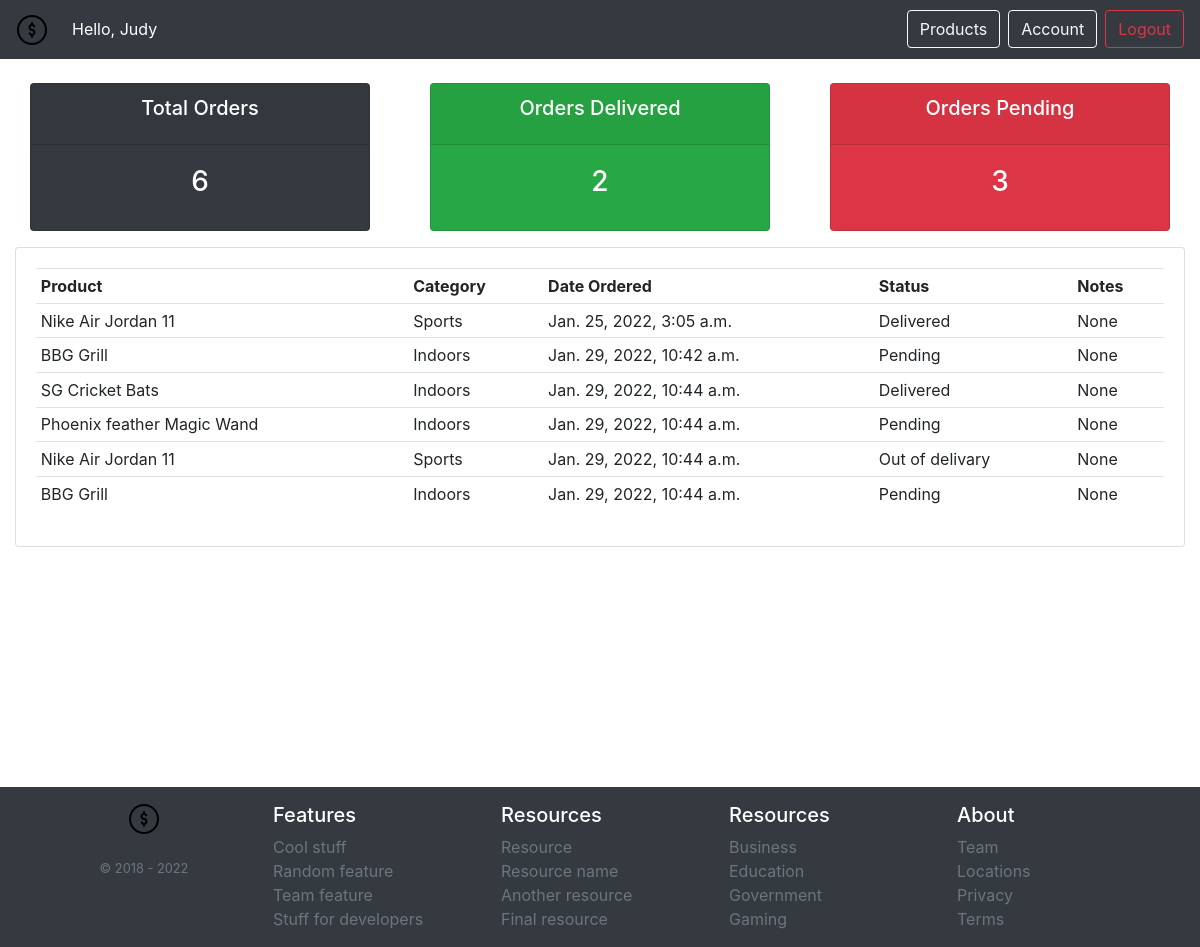
/user-page/ (signed in), run on an earlier commit of the app's database.
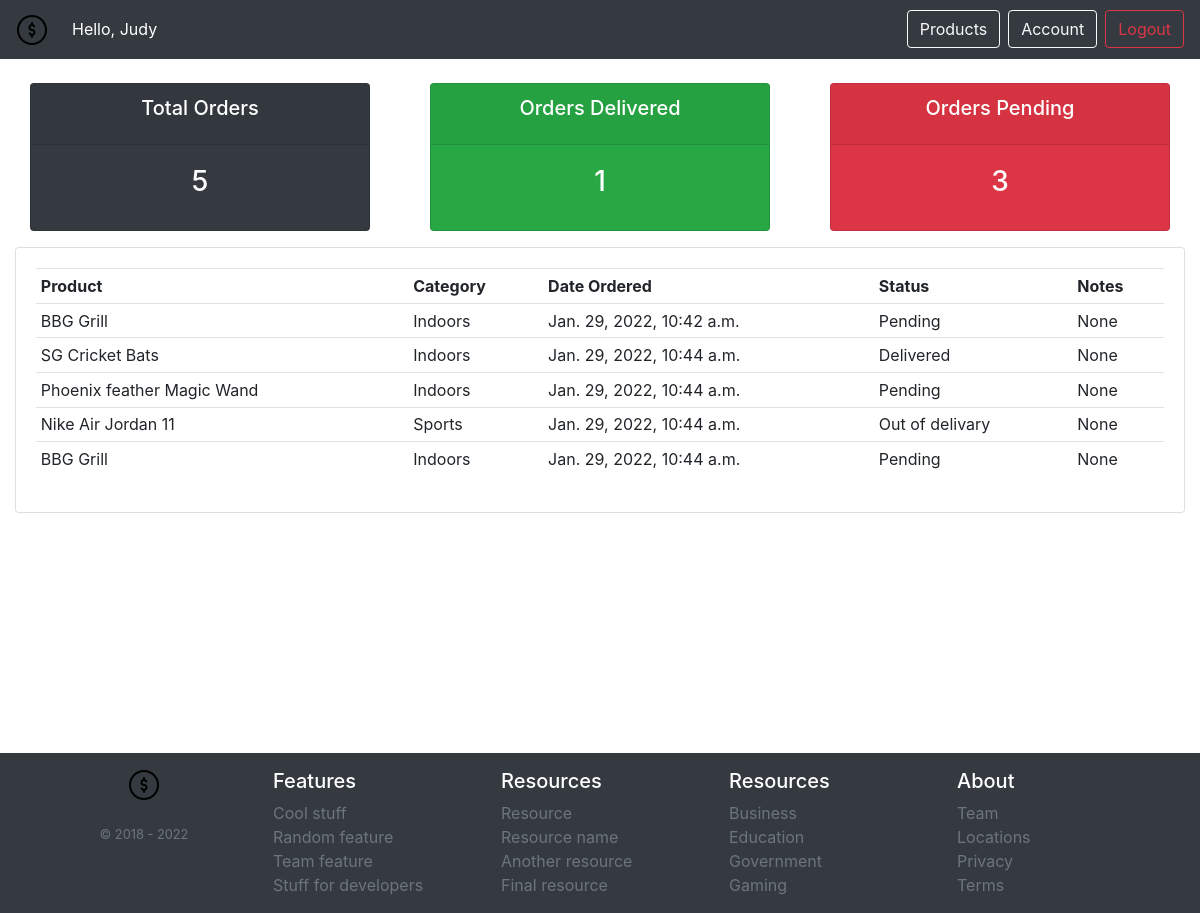
And on a later commit of the database.
### accounts/models.py (models this page shows, shortened)
class Order(models.Model):
    STATUS = (
        ('Processing','Processing'),
        ('Pending','Pending'),
        ('Delivered','Delivered'),
        ('Out for delivary','Out for delivary'),
    )
    customer = models.ForeignKey(Customer,blank=True, null=True,on_delete=models.SET_NULL)
    product = models.ForeignKey(Product,blank=True, null=True,on_delete=models.SET_NULL)
    status = models.CharField(max_length=200,null=True,choices=STATUS,default='Processing')
    date_created = models.DateTimeField(auto_now_add=True)
    note = models.CharField(max_length=1000,null=True)

class Product(models.Model):
    CATEGORIES = (
        ('Indoors','Indoors'),
        ('Outdoor','Outdoor'),
        ('Sports','Sports'),
    )
    name = models.CharField(max_length=200,null=True)
    price = models.FloatField(max_length=200,null=True)
    category = models.CharField(max_length=200,null=True,choices=CATEGORIES)
    description = models.CharField(max_length=200,null=True)
    date_created = models.DateTimeField(auto_now_add=True)
    tags = models.ManyToManyField(Tag)
    def __str__(self):
        return self.name

### accounts/decorators.py (the view)
        def wrapper_func(request,*args, **kwargs):
            group = None
            if request.user.groups.exists():
                group = request.user.groups.all()[0].name
            print("allowed_roles :",allowed_roles, "group :",group)
            if group in allowed_roles:
                return view_func(request,*args, **kwargs)
            else:
                return HttpResponse('error 401! you are not authorized to view this page')

### accounts/views.py (called while the page is built)
@login_required(login_url='login')
@allowed_users(allowed_roles=['customer'])
def user_page(request):
    orders = request.user.customer.order_set.all()
    total_orders = orders.count()
    delivered = orders.filter(status='Delivered').count()
    pending = orders.filter(status='Pending').count()
    context = {
        'orders':orders,
        "total_orders":total_orders,
        "delivered":delivered,
        "pending":pending
        }
    return render(request , 'user.html',context)

### accounts/templates/user.html (shortened to what this page needs)
{% extends 'main.html'%}
{% block content %}
{% include 'status.html'%}
<div class="row">
    <div class="col-md">
        <div class="card card-body">
            <table class="table table-sm">
                <tr>
                    <th>Product</th>
                    <th>Category</th>
                    <th>Date Ordered</th>
                    <th>Status</th>
                    <th>Notes</th>
                </tr>
                {% for order in orders %}
                <tr>
                    <td>{{order.product}}</td>
                    <td>{{order.product.category}}</td>
                    <td>{{order.date_created}}</td>
                    <td>{{order.status}}</td>
                    <td>{{order.note}}</td>
                </tr>
                {% endfor %}
            </table>
        </div>
    </div>
</div>
<br><br>
{% endblock %}

What changed in the data, as far as the page shows it:
removed Order: product "Nike Air Jordan 11", product.category "Sports", date_created "Jan. 25, 2022, 3:05 a.m.", status "Delivered", note "None"
Also different on the page:
{{ total_orders }}: "6" → "5"
{{ delivered }}: "2" → "1"
